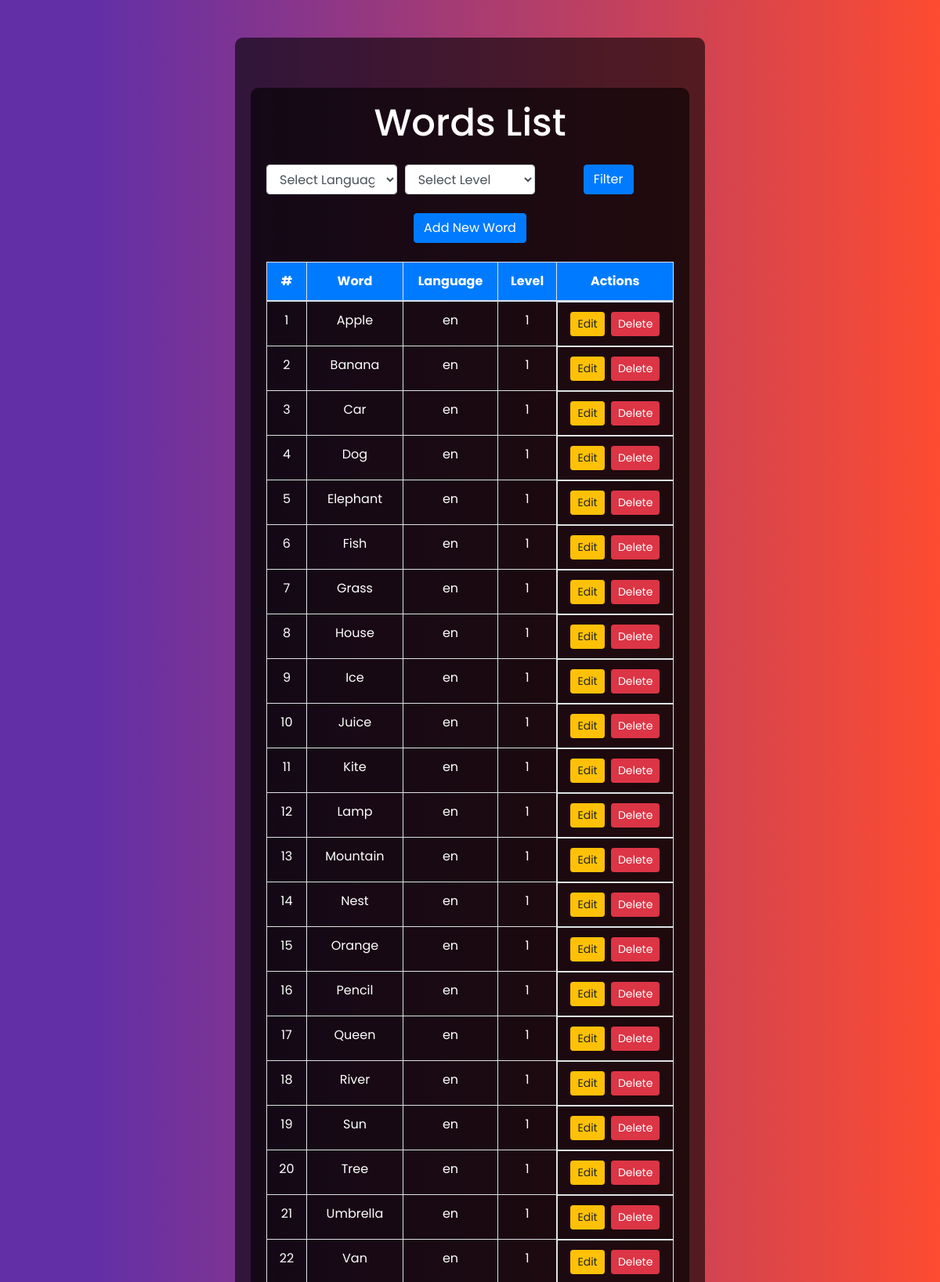
Screenshot of /words/ (upper part) with the database file from the repository.
### words/models.py (models this page shows, shortened)
class Word(models.Model):
    text = models.CharField(max_length=100)
    language = models.CharField(max_length=2, choices=[("en", "English"), ("ar", "Arabic")])
    level = models.IntegerField()

### words/views.py (the view)
# urls.py: path('', views.word_list, name='word_list'),               # List all words
def word_list(request):
    language = request.GET.get('language', '')
    level = request.GET.get('level', '')
    words = Word.objects.all()
    if language:
        words = words.filter(language=language)
    if level:
        words = words.filter(level=level)
    return render(request, 'words/word_list.html', {'words': words})

### words/templates/words/word_list.html (shortened to what this page needs)
{% extends "frontend/index.html" %}
{% block content %}
    <div class="container mt-5 pt-3">
        <h1 class="text-center text-white mb-4">Words List</h1>
        <form method="GET" class="mb-4">
            <div class="form-row">
                <div class="col">
                    <select name="language" class="form-control">
                        <option value="" {% if not request.GET.language %}selected{% endif %}>Select Language</option>
                    </select>
                </div>
                <div class="col">
                    <select name="level" class="form-control">
                        <option value="" {% if not request.GET.level %}selected{% endif %}>Select Level</option>
                    </select>
                </div>
                <div class="col">
                    <button type="submit" class="btn btn-primary">Filter</button>
                </div>
            </div>
        </form>
        <a href="{% url 'words:word_create' %}" class="btn btn-primary mb-4">Add New Word</a>
        <div class="table-responsive">
            <table class="table table-bordered table-striped">
                <thead class="bg-primary text-white">
                    <tr>
                        <th>#</th>
                        <th>Word</th>
                        <th>Language</th>
                        <th>Level</th>
                        <th>Actions</th>
                    </tr>
                </thead>
                <tbody class="text-white">
                    {% for word in words %}
                    <tr>
                        <td>{{ forloop.counter }}</td>
                        <td>{{ word.text }}</td>
                        <td>{{ word.language }}</td>
                        <td>{{ word.level }}</td>
                        <td class="d-flex justify-content-around">
                            <a href="{% url 'words:word_update' word.id %}" class="btn btn-warning btn-sm">Edit</a>
                            <a href="{% url 'words:word_delete' word.id %}" class="btn btn-danger btn-sm">Delete</a>
                        </td>
                    </tr>
                    {% endfor %}
                </tbody>
            </table>
        </div>
    </div>
{% endblock %}

### frontend/templates/frontend/index.html (shortened to what this page needs)
{% load static %}
<!DOCTYPE html>
<html lang="en">
<head>
    <link href="https://stackpath.bootstrapcdn.com/bootstrap/4.5.2/css/bootstrap.min.css" rel="stylesheet">
    <link rel="stylesheet" href="{% static 'frontend/main/css/style.css' %}" />
</head>
<body>
    <div class="container mt-5 pt-3">
      {% block content %}{% endblock %}
    </div>
</body>
</html>

### frontend/static/frontend/main/css/style.css (style rules this page uses)
body { font-family: 'Poppins', sans-serif; margin: 0; padding: 0; display: flex; flex-direction: column; align-items: center; justify-content: center; height: 100vh; background: linear-gradient(90deg, hsla(266, 56%, 42%, 1) 10%, hsla(8, 98%, 59%, 1) 100%); color: #fff; text-align: center; }
.container { max-width: 600px; padding: 20px; background: rgba(0, 0, 0, 0.6); border-radius: 10px; width: 100%; margin-top: 20px; overflow: auto ; }
h1 { font-size: 3rem; margin-bottom: 10px; color: #fff; }

### rows the page displays
Word: text "Apple", language "en", level "1"
Word: text "Banana", language "en", level "1"
Word: text "Car", language "en", level "1"
Word: text "Dog", language "en", level "1"
Word: text "Elephant", language "en", level "1"
Word: text "Fish", language "en", level "1"
Word: text "Grass", language "en", level "1"
Word: text "House", language "en", level "1"
Word: text "Ice", language "en", level "1"
Word: text "Juice", language "en", level "1"
Word: text "Kite", language "en", level "1"
Word: text "Lamp", language "en", level "1"
Word: text "Mountain", language "en", level "1"
Word: text "Nest", language "en", level "1"
Word: text "Orange", language "en", level "1"
Word: text "Pencil", language "en", level "1"
Word: text "Queen", language "en", level "1"
Word: text "River", language "en", level "1"
Word: text "Sun", language "en", level "1"
Word: text "Tree", language "en", level "1"
Word: text "Umbrella", language "en", level "1"
Word: text "Van", language "en", level "1"
